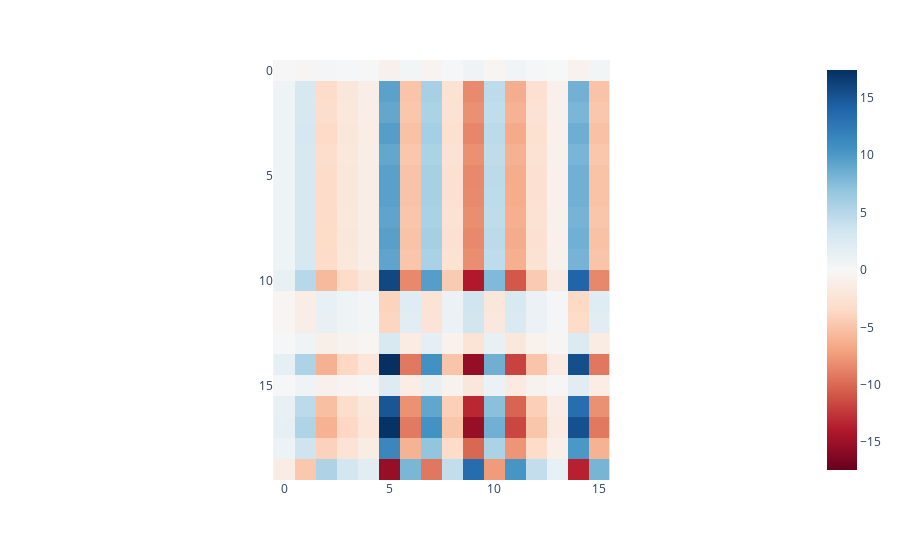

Notebook source saved alongside this figure:
### Code cell
px.imshow(q_acts.detach().cpu(), color_continuous_midpoint=0, color_continuous_scale='RdBu')

### Figure 1 — Plotly figure (JSON) as saved in the notebook; plotly's stock layout.template omitted (floating-point values rounded to 4 significant figures; data arrays with more than 128 entries replaced by an {"elided": "..."} marker saying what was removed)
{"data": [{"coloraxis": "coloraxis", "hovertemplate": "x: %{x}<br>y: %{y}<br>color: %{z}<extra></extra>", "name": "0", "type": "heatmap", "xaxis": "x", "yaxis": "y", "z": {"elided": "20x16 float values"}}], "layout": {"coloraxis": {"cmid": 0, "colorscale": [[0, "rgb(103,0,31)"], [0.1, "rgb(178,24,43)"], [0.2, "rgb(214,96,77)"], [0.3, "rgb(244,165,130)"], [0.4, "rgb(253,219,199)"], [0.5, "rgb(247,247,247)"], [0.6, "rgb(209,229,240)"], [0.7, "rgb(146,197,222)"], [0.8, "rgb(67,147,195)"], [0.9, "rgb(33,102,172)"], [1, "rgb(5,48,97)"]]}, "margin": {"t": 60}, "xaxis": {"anchor": "y", "constrain": "domain", "domain": [0, 1], "scaleanchor": "y"}, "yaxis": {"anchor": "x", "autorange": "reversed", "constrain": "domain", "domain": [0, 1]}}}
